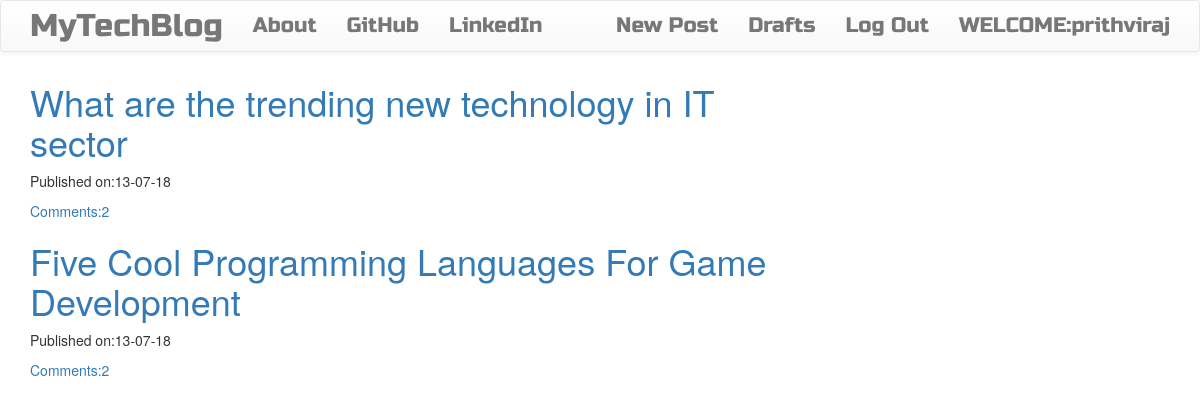
The app's page / (signed in) with its own data.
### blog/models.py (models this page shows, shortened)
class Post(models.Model):
    author = models.ForeignKey('auth.User', on_delete=models.CASCADE)
    title = models.CharField(max_length=200)
    text = models.TextField()
    create_date = models.DateTimeField(default=timezone.now())
    published_date = models.DateTimeField(blank=True, null=True)
    def approve_comments(self):
        return self.comments.filter(approved_comment=True)

### blog/views.py (the view)
# urls.py: url(r'^$', views.PostListView.as_view(), name="post_list"),
class PostListView(ListView):
    model = Post
    def get_queryset(self):
        return Post.objects.filter(published_date__lte=timezone.now()).order_by('-published_date')

### blog/templates/blog/post_list.html
{% extends "blog/base.html" %}
{% block content %}
<div class="centerstage">
    {% for post in post_list %}
    <div class="post">
        <h1><a href="{% url 'post_detail' pk=post.pk %}">{{ post.title }}</a></h1>
    <div class="date">
        <p>Published on:{{ post.published_date|date:"d-m-y" }}</p>
    </div>
    <a href="{% url 'post_detail' pk=post.pk %}">Comments:{{ post.approve_comments.count }}</a>
    </div>
    {% endfor %}
</div>
{% endblock %}

### blog/templates/blog/base.html (shortened to what this page needs)
<!DOCTYPE html>
{% load staticfiles %}
<html lang="en">
<head>
    <link rel="stylesheet" href="https://maxcdn.bootstrapcdn.com/bootstrap/3.3.7/css/bootstrap.min.css">
    <link rel="stylesheet" href="https://maxcdn.bootstrapcdn.com/bootstrap/3.3.7/css/bootstrap-theme.min.css">
    <link rel="stylesheet" href="//cdn.jsdelivr.net/npm/medium-editor@latest/dist/css/medium-editor.min.css" type="text/css" media="screen" charset="utf-8">
    <link rel="stylesheet" href="{% static 'css/blog.css' %}">
<body class="loader">
    <nav class="navbar navbar-default techfont custom-navbar">
        <div class="container">
            <ul class="nav navbar-nav">
            <li><a class="navbar-brand bigbrand" href="{% url 'post_list' %}">MyTechBlog</a></li>
            <li><a href="{% url 'about' %}">About</a></li>
            <li><a href="https://www.github.com">GitHub</a></li>
            <li><a href="https://www.linkedin.com">LinkedIn</a></li>
            </ul>
            <ul class="nav navbar-nav navbar-right">
                {% if user.is_authenticated %}
                <li>
                    <a href="{% url 'post_new' %}">New Post</a>
                </li>
                <li>
                    <a href="{% url 'post_draft_list' %}">Drafts</a>
                </li>
                <li>
                    <a href="{% url 'logout' %}">Log Out</a>
                </li>
                <li>
                    <a>WELCOME:{{user.username}}</a>
                </li>
                {% else %}
                <li>
                    <a class="nav navbar-right" href="{% url 'login' %}"><span class="glyphicon glyphicon-user"></span></a>
                </li>
                {% endif %}
            </ul>
        </div>
    </nav>
    <div class="content container">
        <div class="row">
            <div class="col-md-8">
                <div class="blog_posts">
                    {% block content %}
                    {% endblock %}
                </div>
            </div>
        </div>
    </div>
</body>
</html>

### blog/static/css/blog.css (style rules this page uses)
.techfont { font-family: 'Russo One', sans-serif; font-size: 1.5em; margin-bottom: 10px; }
.bigbrand { font-size: 1.5em; }
.centerstage { margin-left:auto; margin-right:auto; }
.loader { filter:hue-rotate(0deg); color:linear-gradient(45deg,#0f8,#08f); animation:hue 10000ms infinite linear; }

### records on screen
Post: title "What are the trending new technology in IT sector", published_date "13-07-18", approve_comments.count "2"
Post: title "Five Cool Programming Languages For Game Development", published_date "13-07-18", approve_comments.count "2"

### other values on screen
{{ user.username }} "prithviraj"
